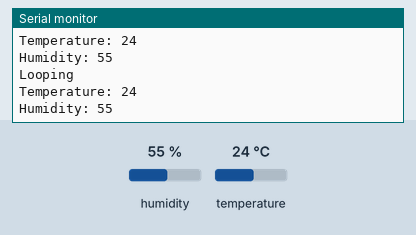
This sketch was run on a simulated Arduino Uno, built with avr-gcc and run on an emulated ATmega328P. On the bench: the last lines printed to the serial monitor. The inputs (shaded band) are chosen by the test bench; at power-on: humidity 55 %, temperature 24 °C.

Above: at 2.8 s.
2.9 s: humidity set to 22 %
At 4.6 s:
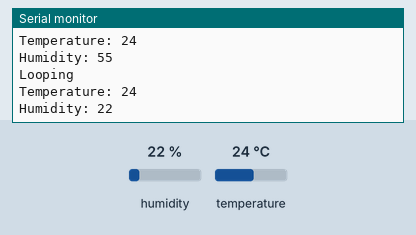
5.6 s: temperature set to 12 °C
At 7.0 s:
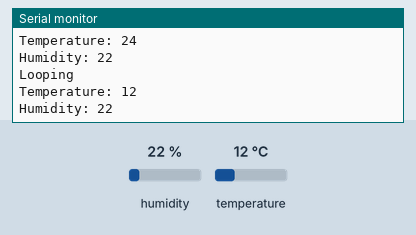
8.3 s: humidity set to 40 %
At 10.6 s:
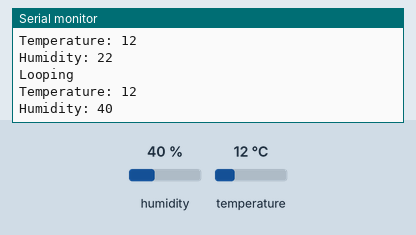
Timing chart, 0 to 12.1 s (numbered marks = the images above; inputs shaded):
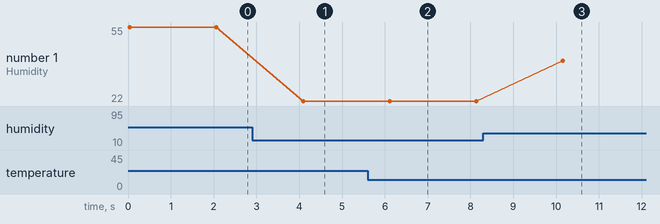

The sketch:

Hum_Temp_sensor.ino
```cpp
//temp sensor library
#include <dht.h>

//Humidity sensor setup
dht DHT;

struct DHSens {
  int temp;
  int humidity;
};

DHSens dhsensor;

int DH_signal=10;

void setup() {
  // put your setup code here, to run once:
  Serial.begin(9600);
  //Setup humidity/tempo sensor
  pinMode(DH_signal, INPUT);
}

void loop() {
  Serial.println("Looping");
  // put your main code here, to run repeatedly:
  //Retrieve humidity and temperature and set on OLED
  getHumidityData();
  delay(2000);
}

void getHumidityData() {
  int chk = DHT.read11(DH_signal);
  //Store results in the object
  dhsensor.temp=(int)DHT.temperature;
  dhsensor.humidity=(int)DHT.humidity;
  Serial.println(("Temperature: "+ (String)dhsensor.temp));
  Serial.println(("Humidity: " + (String)dhsensor.humidity));
  //OLEDMessage(("Temperature: "+ (String)dhsensor.temp), 5,5);
  //OLEDMessage(("Humidity: " + (String)dhsensor.humidity), 5,15);
}
```

Measured:
- after the input at 2.9 s, the serial monitor: prints a new line after 1.2 s (image 1)
- after the input at 5.6 s, the serial monitor: prints a new line after 0.50 s (image 2)
- after the input at 8.3 s, the serial monitor: prints a new line after 1.9 s (image 3)
- plotted number 1: 55 → 22 after the input at 2.9 s, 22 → 40 after the input at 8.3 s
